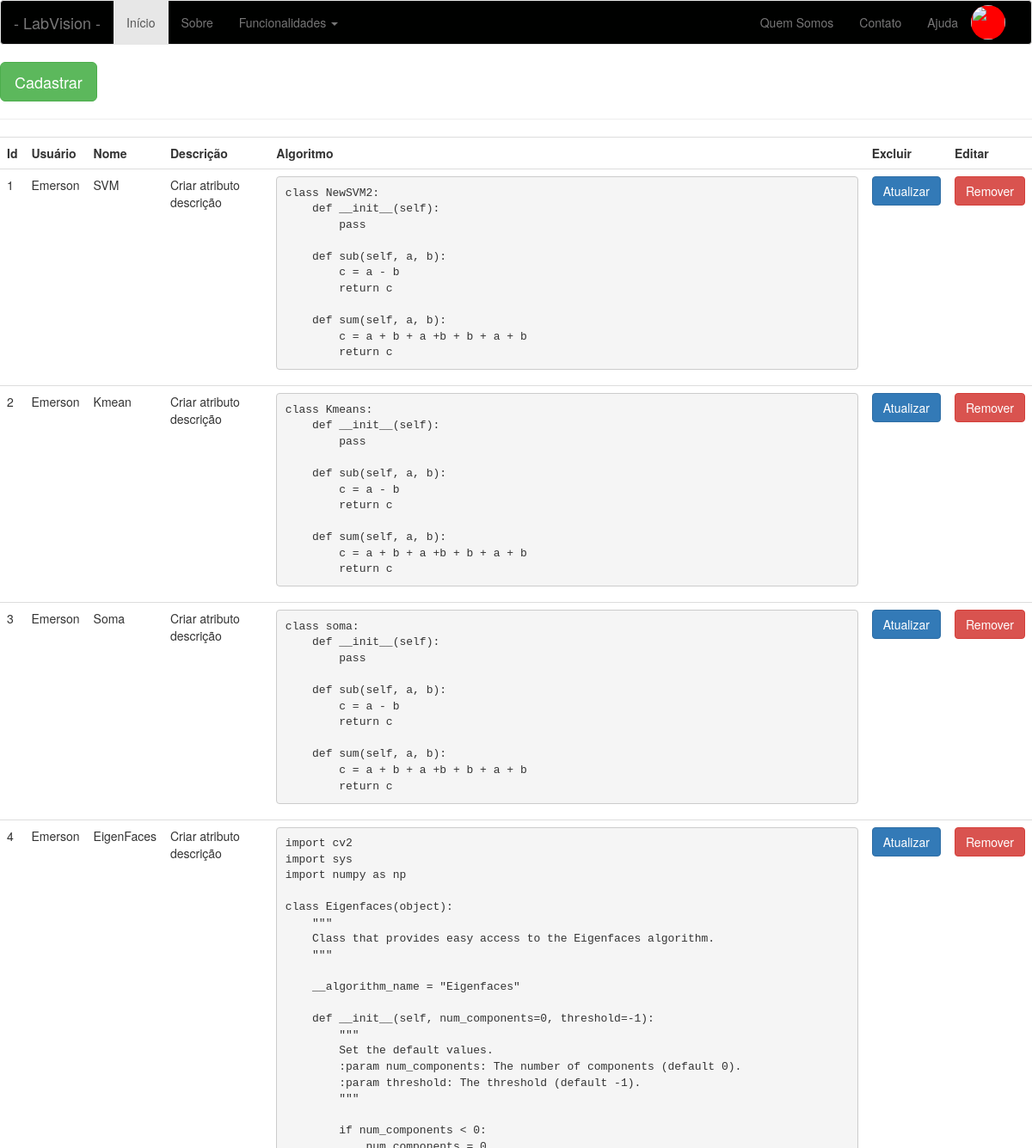
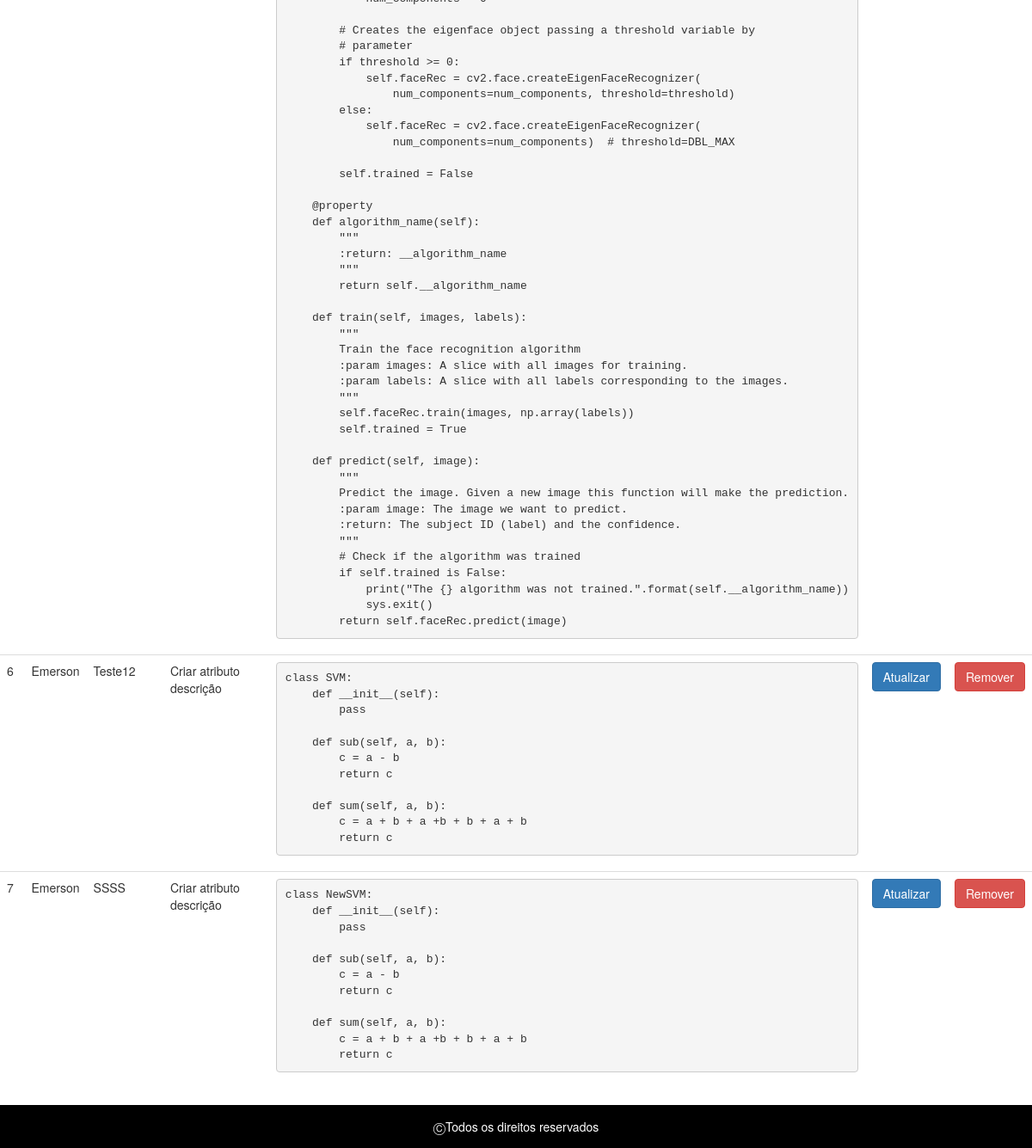
The page /listar-algoritmos (signed in) on the database as committed earlier (2 pictures, top to bottom).
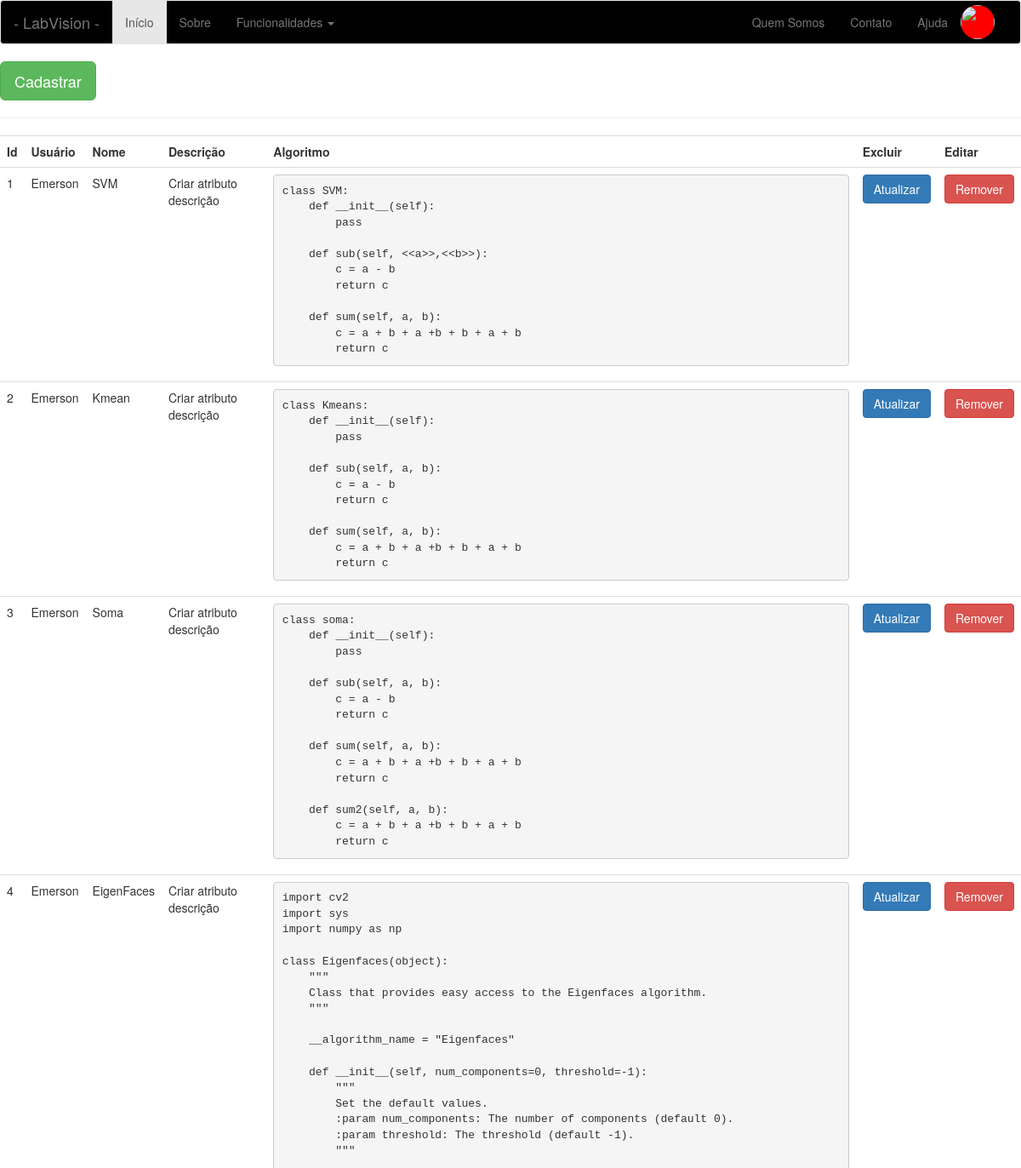
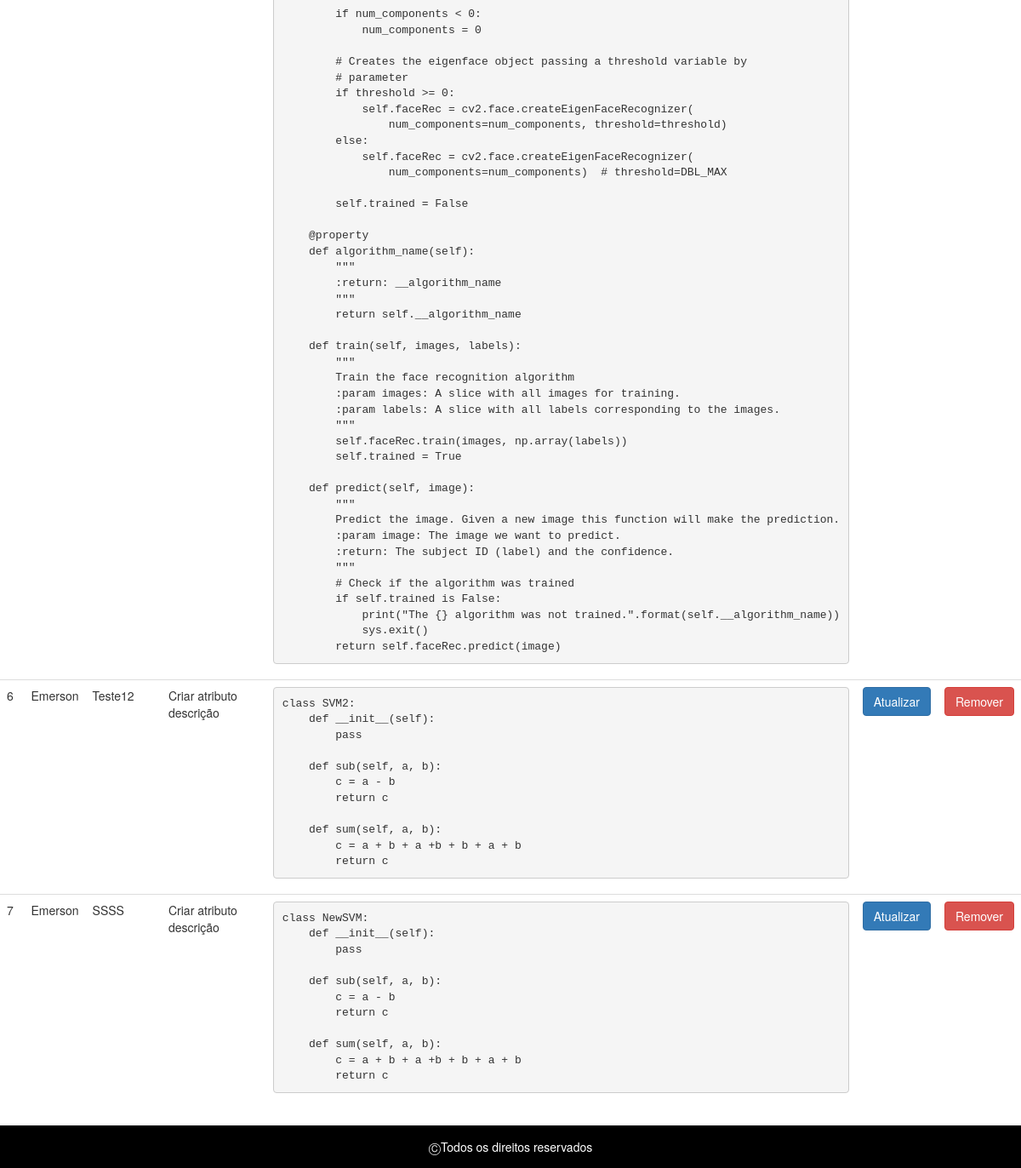
The same page on the database as committed later (2 pictures, top to bottom).
### app/models/tables.py (models this page shows, shortened)
class Algoritmo(db.Model):
    __tablename__= "algoritmos"
    id = db.Column(db.Integer, primary_key=True)
    nome = db.Column(db.String(20))
    algoritmo = db.Column(db.Text)
    usuario = db.Column(db.Integer, db.ForeignKey('usuarios.id'))

class Pessoa(db.Model):
    __tablename__ = "pessoas"
    id = db.Column(db.Integer, primary_key=True)
    nome = db.Column(db.String(50))

### app/controllers/default.py (the view)
@app.route('/listar-algoritmos', methods=['GET'])
def listar_algoritmos():
    algoritmos = Algoritmo.query.filter_by(usuario=current_user.get_id()).all()
    return render_template('algoritmo/listar-algoritmos.html', algoritmos=algoritmos)

### app/controllers/default.py (called while the page is built)
@login_manager.user_loader
def load_user(id):
    return Usuario.query.filter_by(id=id).first()

### app/models/tables.py (called while the page is built)
    def get_id(self):
        return str(self.id)

### app/templates/algoritmo/listar-algoritmos.html (shortened to what this page needs)
{% include 'base/head.html' %}
{% include 'base/nav_bar.html' %}
<a href="/cadastrar-algoritmos">
    <button class="btn btn-lg btn-success">
        Cadastrar
    </button>
</a>
<hr>
<div class="table-responsive">
    <form action="#">
        <table class="table">
            <tr>
                <th>Id</th>
                <th>Usuário</th>
                <th>Nome</th>
                <th>Descrição</th>
                <th>Algoritmo</th>
                <th>Excluir</th>
                <th>Editar</th>
            </tr>
            {% for a in algoritmos %}
            <tr>
                <td>
                    {{ a.id }}
                </td>
                <td>
                    {{ current_user.nome }}
                </td>
                <td>
                    {{ a.nome }}
                </td>
                <td>
                    Criar atributo descrição
                </td>
                <td>
                    <pre>{{ a.algoritmo }}</pre>
                </td>
                <td>
                    <a href="{{ url_for('atualizar_algoritmo', id=a.id)}}">
                        <button type="button" class="btn btn-primary" data-toggle="modal" data-target="#atualizarModalCenter">
                            Atualizar
                        </button>
                    </a>
                </td>
                <td>
                    <a href="{{ url_for('excluir_algoritmo', id=a.id)}}">
                        <button type="button" class="btn btn-danger" data-toggle="modal" data-target="#excluirModalCenter">
                            Remover
                        </button>
                    </a>
                </td>
            </tr>
            {% endfor %}
        </table>
    </form>
</div>
{% include 'base/footer.html' %}

### app/templates/base/head.html (shortened to what this page needs)
<!DOCTYPE html>
<html lang="pt-br">
    <head>
        <link rel="stylesheet" href="{{ url_for('static', filename='bootstrap/css/bootstrap.css') }}">
        <link rel="stylesheet" href="{{ url_for('static', filename='css/main.css') }}">
    </head>
    <body>

### app/templates/base/nav_bar.html (shortened to what this page needs)
    <nav class="navbar navbar-default">
        <div class="container-fluid">
            <div class="navbar-header">
                <a class="navbar-brand" href="/index">- LabVision -</a>
            </div>
            <div class="collapse navbar-collapse" id="navPrincipal">
                <ul class="nav navbar-nav">
                    <li class="active">
                        <a href="/index">Início</a>
                    </li>
                    <li>
                        <a href="/sobre">Sobre</a>
                    </li>
                    <li class="dropdown">
                        <a class="dropdown-toggle" data-toggle="dropdown" href="#">
                            Funcionalidades
                            <span class="caret"></span>
                        </a>
                    </li>
                </ul>
                <ul class="nav navbar-nav navbar-right">
                    <li><a href="">Quem Somos</a></li>
                    <li><a href="">Contato</a></li>
                    <li><a href="/ajuda">Ajuda</a></li>
                    {% if current_user.nome %}
                        <li>
                            <img src="" class="imagem-perfil">
                        </li>
                    {% else %}
                    <button class="btn btn-lg btn-success botao-cadastrar-se">
                        Cadastrar-se
                    </button>
                    {% endif %}
                </ul>
            </div>
        </div>
    </nav>

### app/templates/base/footer.html (shortened to what this page needs)
    </body>
    <footer>
         	&#9400;Todos os direitos reservados
    </footer>
</html>

### app/static/css/main.css (style rules this page uses)
.navbar-default { background-color: #000100; }
.imagem-perfil { background-color: #FF0000; width: 40px; height: 40px; border-radius: 40px; margin-top: 5px; margin-right: 15px; }
footer { margin-top-min: 800px; background-color: #000000; color: #FFFFFF; height: 50px; line-height: 50px; text-align: center; }

Rows that differ between the two databases and show on the page:
changed Algoritmo "SVM": algoritmo "class NewSVM2: def __init__(self): pass def sub(self, a, b): c = a - b return c def sum(self, a, b): c = a + b + a +b + b + a + b return c" → "class SVM: def __init__(self): pass def sub(self, <<a>>,<<b>>): c = a - b return c def sum(self, a, b): c = a + b + a +b + b + a + b return c"
changed Algoritmo "Soma": algoritmo "class soma: def __init__(self): pass def sub(self, a, b): c = a - b return c def sum(self, a, b): c = a + b + a +b + b + a + b return c" → "…+ b return c def sum2(self, a, b): c = a + b + a +b + b + a + b return c"
changed Algoritmo "Teste12": algoritmo "class SVM: def __init__(self): pass def sub(self, a, b): c = a - b return c def sum(self, a, b): c = a + b + a +b + b + a + b return c" → "class SVM2: def __init__(self): pass def sub(self, a, b): c = a - b return c def sum(self, a, b): c = a + b + a +b + b + a + b return c"
